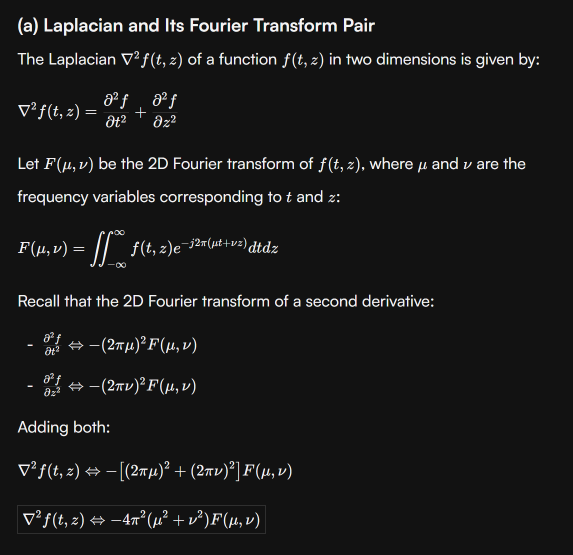
#> input picture COL783/image.png, 1145 x 1110 px (shown at 1/2 size)
$ python p1_q3_local.py ../image.png ../image.png out.png
#> lines starting #> are read from the running program, lines starting #| are printed output that depends on the picture; after the words box and inside, x2 and y2 are one past the last pixel; in counts of white or black regions, pixels touching at a corner belong together
#> further down, img is the input picture: shape (1110, 1145, 4); mean R, G, B, A 25.9, 25.9, 26, 255
from skimage import io, img_as_ubyte
from skimage.filters import threshold_otsu
from skimage.transform import resize
import matplotlib.pyplot as plt
import numpy as np
import argparse
import os

def displayColorImage(img, title="image"):
    plt.figure(figsize=(6,6))
    plt.imshow(img)
    plt.axis('off')
    plt.title(title)
    plt.show()

def convertToIntensity(img):
    if img.ndim == 3 and img.shape[2] > 3:
        img_rgb = img[..., :3]
    elif img.ndim == 2:
        if img.dtype.kind == 'f':
            return img_as_ubyte(img)
        else:
            return img.astype(np.uint8)
    else:
        img_rgb = img
    if img_rgb.dtype.kind == 'f':
        rgb_u8 = img_as_ubyte(img_rgb)
    else:
        rgb_u8 = img_rgb.astype(np.uint8)
    intensity = rgb_u8.mean(axis=2).astype(np.uint8)
    return intensity

def get_mask_from_intensity(intensity_img):
    # Otsu threshold
    thresh = threshold_otsu(intensity_img)
#> thresh = 117
    mask = intensity_img < thresh
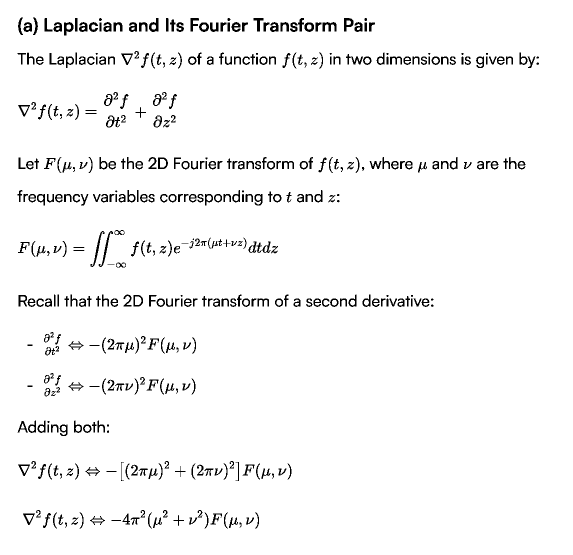
#> mask: shape (1110, 1145) bool (shown at 1/2 size); 96.3% white; 436 black regions (25 under 20 px), largest, box (x1, y1, x2, y2) and area: (645, 44, 673, 63) 311, (197, 462, 226, 534) 305, (181, 462, 209, 534) 301
    # If mask covers most of image, likely inverted — invert it
    h, w = intensity_img.shape
#> h = 1110; w = 1145
    if mask.sum() > 0.6 * h * w:
        mask = ~mask
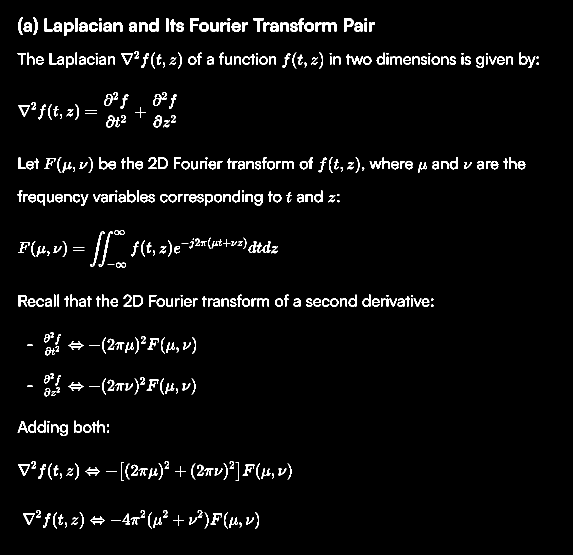
#> mask: shape (1110, 1145) bool (shown at 1/2 size); 3.7% white; 436 white regions (25 under 20 px), largest, box (x1, y1, x2, y2) and area: (645, 44, 673, 63) 311, (197, 462, 226, 534) 305, (181, 462, 209, 534) 301
    mask = mask.astype(bool)
    return mask

def apply_mask_return_rgba(img, mask):
    if img.ndim == 2:
        rgb = np.stack([img]*3, axis=2)
    else:
        rgb = img[..., :3]
    if rgb.dtype.kind == 'f':
        rgb_u8 = img_as_ubyte(rgb)
    else:
        rgb_u8 = rgb.astype(np.uint8)
    alpha = (mask.astype(np.uint8) * 255).reshape(mask.shape + (1,))
    rgba = np.concatenate([rgb_u8, alpha], axis=2)
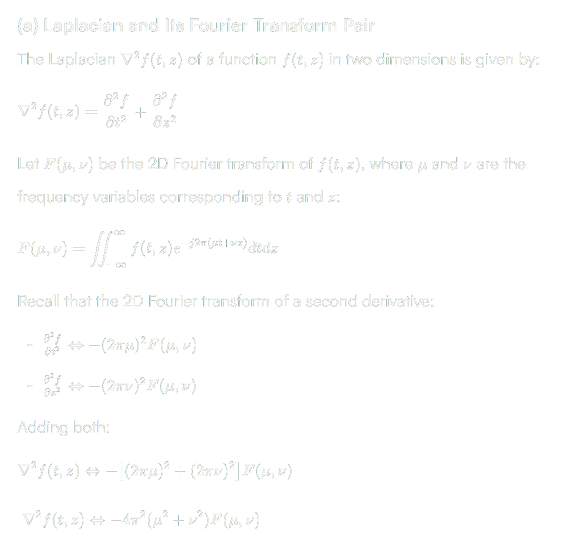
#> rgba: shape (1110, 1145, 4) (shown at 1/2 size); mean R, G, B, A 25.9, 25.9, 26, 9.4; transparent parts drawn white
    return rgba

def composite_over_white(rgba):
    rgb = rgba[..., :3].astype(np.float32) / 255.0
    a = (rgba[..., 3].astype(np.float32) / 255.0)[..., None]
    white = np.ones_like(rgb)
    comp = (rgb * a) + (white * (1.0 - a))
    comp_u8 = np.clip(np.round(comp * 255.0), 0, 255).astype(np.uint8)
    return comp_u8

def paste_logo_with_50pct(doc_img, logo_rgba, logo_width_frac=0.2, pad=0, interp_order=1):
#> called with logo_width_frac = 0.2, pad = 0, interp_order = 1
    if doc_img.ndim == 2:
        doc_rgb = np.stack([doc_img]*3, axis=2)
    else:
        doc_rgb = doc_img[..., :3]
    doc_rgb = img_as_ubyte(doc_rgb) if doc_rgb.dtype.kind == 'f' else doc_rgb.astype(np.uint8)
    H, W = doc_rgb.shape[:2]
#> H = 1110; W = 1145
    logo_rgb = logo_rgba[..., :3].astype(np.float32)
    logo_alpha = logo_rgba[..., 3].astype(np.float32) / 255.0
    target_w = int(round(W * logo_width_frac))
#> target_w = 229
    if target_w <= 0:
        raise ValueError("increase logo_width_frac or use larger doc")
    orig_h, orig_w = logo_alpha.shape
#> orig_h = 1110; orig_w = 1145
    scale = target_w / orig_w
#> scale = 0.2
    target_h = int(round(orig_h * scale))
#> target_h = 222
    logo_rgb_rs = resize(logo_rgb, (target_h, target_w, 3), order=interp_order, preserve_range=True, anti_aliasing=True)
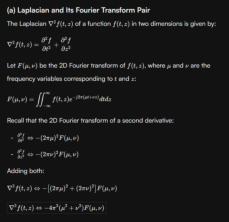
#> logo_rgb_rs: shape (222, 229, 3) float32; mean R, G, B 25.9, 25.9, 26
    logo_alpha_rs = resize(logo_alpha, (target_h, target_w), order=interp_order, preserve_range=True, anti_aliasing=True)
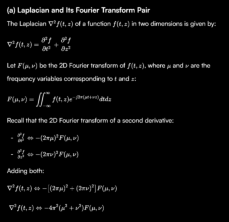
#> logo_alpha_rs: shape (222, 229) float32; min 0, max 0.912, mean 0.0367
    mask = logo_alpha_rs > 0.01
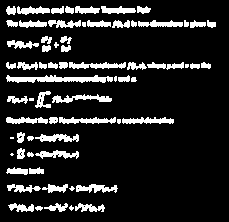
#> mask: shape (222, 229) bool; 13.6% white; 67 white regions (10 under 20 px), largest, box (x1, y1, x2, y2) and area: (6, 75, 113, 83) 532, (52, 94, 112, 103) 274, (69, 62, 126, 69) 265
    y0 = max(0, H - target_h - pad)
#> y0 = 888
    x0 = max(0, W - target_w - pad)
#> x0 = 916
    y1 = y0 + target_h
#> y1 = 1110
    x1 = x0 + target_w
#> x1 = 1145
    out = doc_rgb.astype(np.float32).copy()
    doc_region = out[y0:y1, x0:x1, :]  # float32 in [0..255]
#> doc_region: shape (222, 229, 3) float32; every value is 18
    logo_rgb_rs = np.clip(logo_rgb_rs, 0, 255).astype(np.float32)
    # Blend: where mask True, out = 0.5*doc + 0.5*logo; else keep doc
    # Expand mask to 3 channels
    mask_3 = np.repeat(mask[..., None], 3, axis=2)
    blended_region = doc_region.copy()
    blended_region[mask_3] = 0.5 * doc_region[mask_3] + 0.5 * logo_rgb_rs[mask_3]
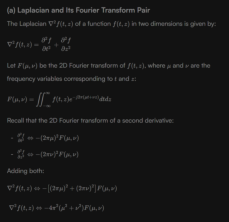
#> blended_region: shape (222, 229, 3) float32; mean R, G, B 21.9, 21.9, 21.9
    out[y0:y1, x0:x1, :] = blended_region
    return np.clip(out, 0, 255).astype(np.uint8)

if __name__ == "__main__":
    parser = argparse.ArgumentParser(description="Create mask and output image (PNG preserves transparency).")
    parser.add_argument("input_file", help="Input image file path")
    parser.add_argument("doc_img_file", help="Document image file path")
    parser.add_argument("output_file", help="Output image file path (use .png for transparency)")
    args = parser.parse_args()

    img = io.imread(args.input_file)
    doc_img = io.imread(args.doc_img_file)
    intensity = convertToIntensity(img)
    #displayColorImage(intensity, title="Intensity")
    mask = get_mask_from_intensity(intensity)
    #displayColorImage((mask.astype(np.uint8)*255), title="Mask")
    rgba = apply_mask_return_rgba(img, mask)
    displayColorImage(rgba, title="RGBA")

    folder, fname = os.path.split(args.output_file)
    logo_fname = "logo_" + fname
    logo_file = os.path.join(folder, logo_fname)
    out_ext = os.path.splitext(logo_file)[1].lower()
    if out_ext in ['.png', '.tiff', '.tif']:
        io.imsave(logo_file, rgba)
        print("Saved PNG/TIFF with alpha:", logo_file)
    elif out_ext in ['.jpg', '.jpeg']:
        comp = composite_over_white(rgba)
        io.imsave(logo_file, comp)
        print("Saved JPEG (composited over white):", logo_file)
    else: # default to PNG if unknown extension
        io.imsave(logo_file, rgba)
        print("Saved (defaulted to format preserving alpha):", logo_file)

    watermarked = paste_logo_with_50pct(doc_img, rgba, logo_width_frac=0.2, pad=0, interp_order=1)
    displayColorImage(watermarked,title="watermarked")
    io.imsave(args.output_file, watermarked)
    print("Saved watermarked image:", args.output_file)

#python .\p1_q3_local.py .\iitlogo-23.jpg .\testIMG1.jpg  .\P3OUTS\p3_t1_tr1.png

$ run again, with COL783/2025-09-11-07-54-38.png copied over COL783/image.png
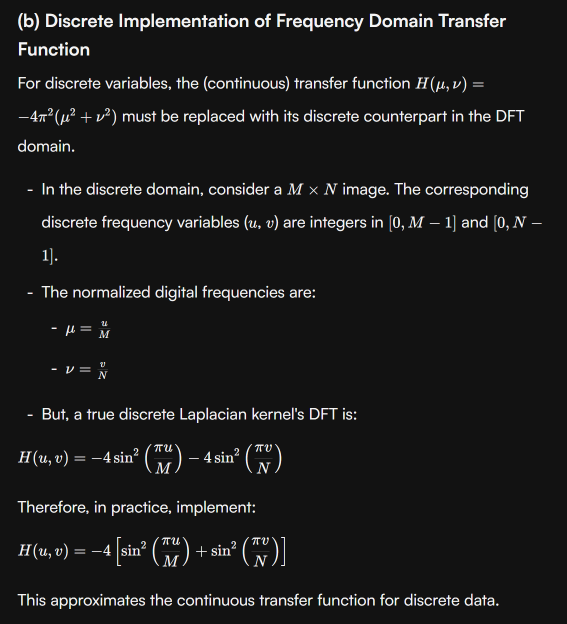
#> input picture COL783/2025-09-11-07-54-38.png, 1134 x 1248 px (shown at 1/2 size)
#> img is the input picture: shape (1248, 1134, 3); mean R, G, B 27.9, 27.9, 27.9
#> thresh = 118
#> in get_mask_from_intensity, `mask = intensity_img < thresh`:
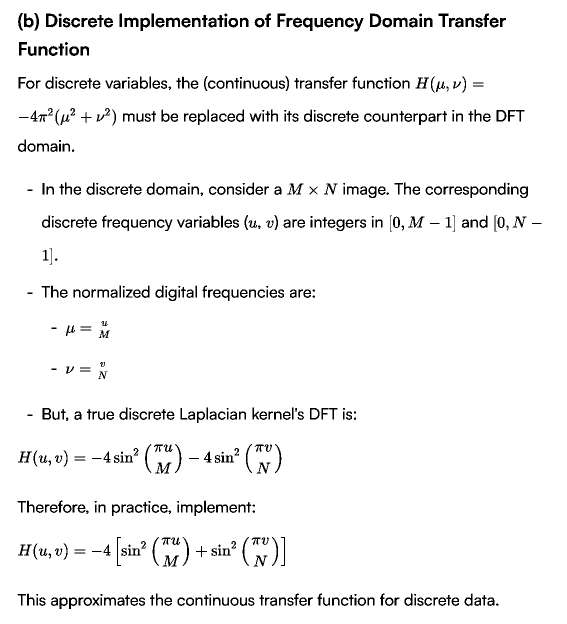
#> mask: shape (1248, 1134) bool (shown at 1/2 size); 95.4% white; 587 black regions (47 under 20 px), largest, box (x1, y1, x2, y2) and area: (92, 27, 115, 54) 351, (740, 27, 763, 54) 348, (249, 35, 277, 54) 322
#> mask_3: shape (250, 227, 3) bool; 16.2% white; 79 white regions (11 under 20 px), largest, box (x1, y1, x2, y2) and area: (20, 237, 200, 245) 852, (16, 114, 127, 121) 564, (16, 85, 105, 93) 447
#> in paste_logo_with_50pct, `blended_region[mask_3] = 0.5 * doc_region[mask_3] + 0.5 * logo_rgb_rs[..`:
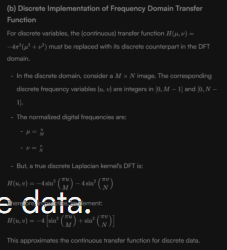
#> blended_region: shape (250, 227, 3) float32; mean R, G, B 25.1, 25, 25

$ run again, with COL783/2025-09-11-07-55-01.png copied over COL783/image.png
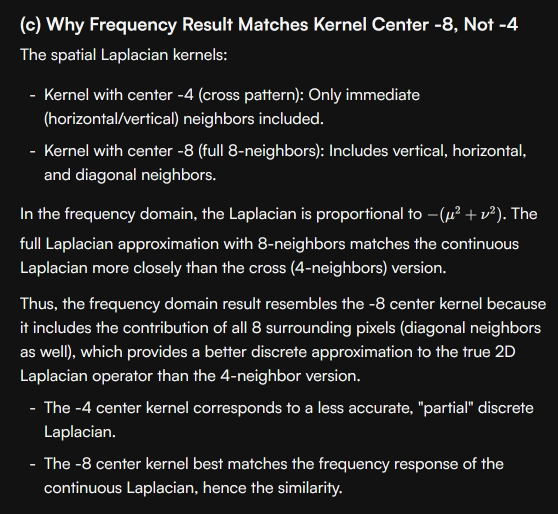
#> input picture COL783/2025-09-11-07-55-01.png, 1115 x 1028 px (shown at 1/2 size)
#> img is the input picture: shape (1028, 1115, 3); mean R, G, B 36.3, 36.3, 36.3
#> thresh = 118
#> in get_mask_from_intensity, `mask = intensity_img < thresh`:
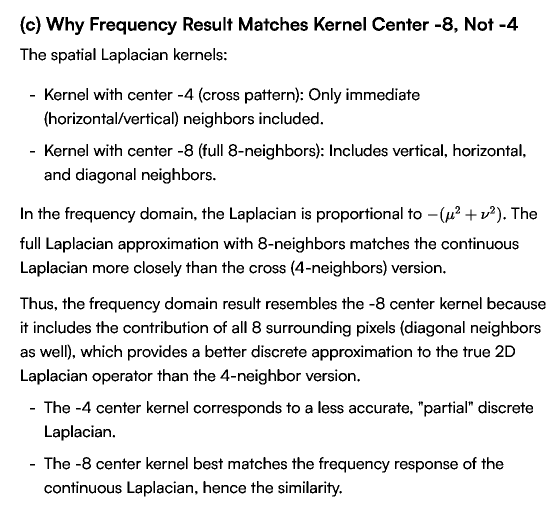
#> mask: shape (1028, 1115) bool (shown at 1/2 size); 91.5% white; 873 black regions (66 under 20 px), largest, box (x1, y1, x2, y2) and area: (92, 34, 129, 61) 491, (478, 34, 505, 61) 457, (930, 34, 951, 61) 364
#> mask_3: shape (206, 223, 3) bool; 29% white; 87 white regions (4 under 20 px), largest, box (x1, y1, x2, y2) and area: (24, 118, 135, 126) 556, (142, 128, 217, 136) 405, (131, 57, 211, 64) 402
#> in paste_logo_with_50pct, `blended_region[mask_3] = 0.5 * doc_region[mask_3] + 0.5 * logo_rgb_rs[..`:
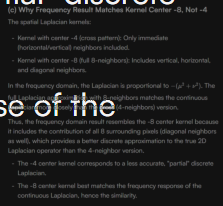
#> blended_region: shape (206, 223, 3) float32; mean R, G, B 31.7, 31.7, 31.7
